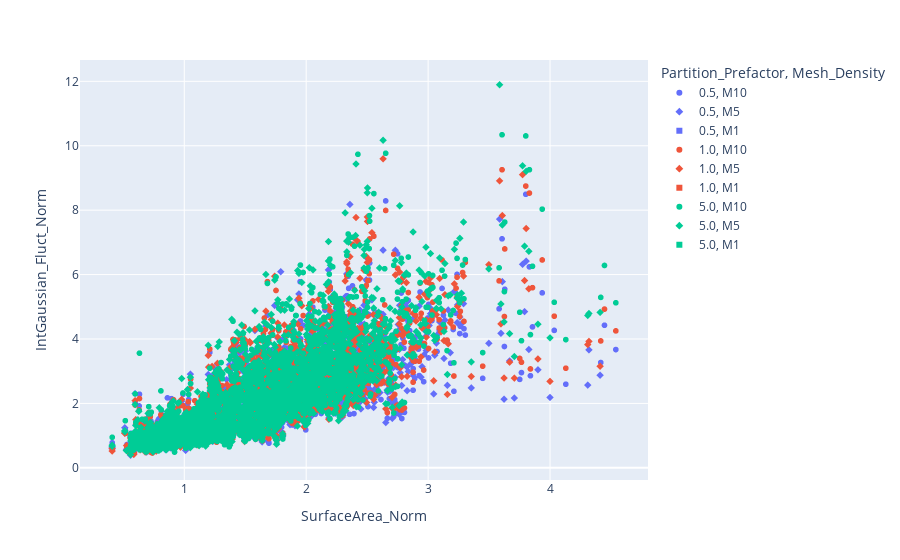

Notebook code cell kept with this figure:
### Code cell
px.scatter(results_norm, x='SurfaceArea_Norm', y='IntGaussian_Fluct_Norm', color='Partition_Prefactor', symbol='Mesh_Density', hover_name='Scan_ID')

### Figure 1 — Plotly figure (JSON) as saved in the notebook; plotly's stock layout.template omitted (floating-point values rounded to 4 significant figures; data arrays with more than 128 entries replaced by an {"elided": "..."} marker saying what was removed)
{"data": [{"hovertemplate": "<b>%{hovertext}</b><br><br>Partition_Prefactor=0.5<br>Mesh_Density=M10<br>SurfaceArea_Norm=%{x}<br>IntGaussian_Fluct_Norm=%{y}<extra></extra>", "hovertext": {"elided": "1969 str values"}, "legendgroup": "0.5, M10", "marker": {"color": "#636efa", "symbol": "circle"}, "mode": "markers", "name": "0.5, M10", "showlegend": true, "type": "scattergl", "x": {"elided": "1969 float values"}, "xaxis": "x", "y": {"elided": "1969 float values"}, "yaxis": "y"}, {"hovertemplate": "<b>%{hovertext}</b><br><br>Partition_Prefactor=0.5<br>Mesh_Density=M5<br>SurfaceArea_Norm=%{x}<br>IntGaussian_Fluct_Norm=%{y}<extra></extra>", "hovertext": {"elided": "1969 str values"}, "legendgroup": "0.5, M5", "marker": {"color": "#636efa", "symbol": "diamond"}, "mode": "markers", "name": "0.5, M5", "showlegend": true, "type": "scattergl", "x": {"elided": "1969 float values"}, "xaxis": "x", "y": {"elided": "1969 float values"}, "yaxis": "y"}, {"hovertemplate": "<b>%{hovertext}</b><br><br>Partition_Prefactor=0.5<br>Mesh_Density=M1<br>SurfaceArea_Norm=%{x}<br>IntGaussian_Fluct_Norm=%{y}<extra></extra>", "hovertext": ["CT1_1", "CT1_2", "CT1_3", "CT1_4", "CT1_5", "CT1_6", "CT2_1", "CT2_2", "CT2_3", "CT2_4", "CT2_5", "CT2_6", "CT2_7", "CT2_8", "CT2_9", "CT4_1", "CT4_2", "CT4_3", "CT4_4", "CT4_5", "CT4_6", "CT4_7", "CT4_8", "CT4_9", "CT5_1", "CT5_2", "CT5_3", "CT5_4", "CT5_5", "CT5_6", "CT5_7", "CT5_8", "CT5_9", "CT6_1", "CT6_2", "CT6_3", "CT6_4", "CT6_5", "CT6_6", "CT6_7", "CT6_9"], "legendgroup": "0.5, M1", "marker": {"color": "#636efa", "symbol": "square"}, "mode": "markers", "name": "0.5, M1", "showlegend": true, "type": "scattergl", "x": [NaN, NaN, NaN, NaN, NaN, NaN, NaN, NaN, NaN, NaN, NaN, NaN, NaN, NaN, NaN, NaN, NaN, NaN, NaN, NaN, NaN, NaN, NaN, NaN, NaN, NaN, NaN, NaN, NaN, NaN, NaN, NaN, NaN, NaN, NaN, NaN, NaN, NaN, NaN, NaN, NaN], "xaxis": "x", "y": [NaN, NaN, NaN, NaN, NaN, NaN, NaN, NaN, NaN, NaN, NaN, NaN, NaN, NaN, NaN, NaN, NaN, NaN, NaN, NaN, NaN, NaN, NaN, NaN, NaN, NaN, NaN, NaN, NaN, NaN, NaN, NaN, NaN, NaN, NaN, NaN, NaN, NaN, NaN, NaN, NaN], "yaxis": "y"}, {"hovertemplate": "<b>%{hovertext}</b><br><br>Partition_Prefactor=1.0<br>Mesh_Density=M10<br>SurfaceArea_Norm=%{x}<br>IntGaussian_Fluct_Norm=%{y}<extra></extra>", "hovertext": {"elided": "1969 str values"}, "legendgroup": "1.0, M10", "marker": {"color": "#EF553B", "symbol": "circle"}, "mode": "markers", "name": "1.0, M10", "showlegend": true, "type": "scattergl", "x": {"elided": "1969 float values"}, "xaxis": "x", "y": {"elided": "1969 float values"}, "yaxis": "y"}, {"hovertemplate": "<b>%{hovertext}</b><br><br>Partition_Prefactor=1.0<br>Mesh_Density=M5<br>SurfaceArea_Norm=%{x}<br>IntGaussian_Fluct_Norm=%{y}<extra></extra>", "hovertext": {"elided": "1969 str values"}, "legendgroup": "1.0, M5", "marker": {"color": "#EF553B", "symbol": "diamond"}, "mode": "markers", "name": "1.0, M5", "showlegend": true, "type": "scattergl", "x": {"elided": "1969 float values"}, "xaxis": "x", "y": {"elided": "1969 float values"}, "yaxis": "y"}, {"hovertemplate": "<b>%{hovertext}</b><br><br>Partition_Prefactor=1.0<br>Mesh_Density=M1<br>SurfaceArea_Norm=%{x}<br>IntGaussian_Fluct_Norm=%{y}<extra></extra>", "hovertext": ["CT1_1", "CT1_2", "CT1_3", "CT1_4", "CT1_5", "CT1_6", "CT2_1", "CT2_2", "CT2_3", "CT2_4", "CT2_5", "CT2_6", "CT2_7", "CT2_8", "CT2_9", "CT4_1", "CT4_2", "CT4_3", "CT4_4", "CT4_5", "CT4_6", "CT4_7", "CT4_8", "CT4_9", "CT5_1", "CT5_2", "CT5_3", "CT5_4", "CT5_5", "CT5_6", "CT5_7", "CT5_8", "CT5_9", "CT6_1", "CT6_2", "CT6_3", "CT6_4", "CT6_5", "CT6_6", "CT6_7", "CT6_9"], "legendgroup": "1.0, M1", "marker": {"color": "#EF553B", "symbol": "square"}, "mode": "markers", "name": "1.0, M1", "showlegend": true, "type": "scattergl", "x": [NaN, NaN, NaN, NaN, NaN, NaN, NaN, NaN, NaN, NaN, NaN, NaN, NaN, NaN, NaN, NaN, NaN, NaN, NaN, NaN, NaN, NaN, NaN, NaN, NaN, NaN, NaN, NaN, NaN, NaN, NaN, NaN, NaN, NaN, NaN, NaN, NaN, NaN, NaN, NaN, NaN], "xaxis": "x", "y": [NaN, NaN, NaN, NaN, NaN, NaN, NaN, NaN, NaN, NaN, NaN, NaN, NaN, NaN, NaN, NaN, NaN, NaN, NaN, NaN, NaN, NaN, NaN, NaN, NaN, NaN, NaN, NaN, NaN, NaN, NaN, NaN, NaN, NaN, NaN, NaN, NaN, NaN, NaN, NaN, NaN], "yaxis": "y"}, {"hovertemplate": "<b>%{hovertext}</b><br><br>Partition_Prefactor=5.0<br>Mesh_Density=M10<br>SurfaceArea_Norm=%{x}<br>IntGaussian_Fluct_Norm=%{y}<extra></extra>", "hovertext": {"elided": "1969 str values"}, "legendgroup": "5.0, M10", "marker": {"color": "#00cc96", "symbol": "circle"}, "mode": "markers", "name": "5.0, M10", "showlegend": true, "type": "scattergl", "x": {"elided": "1969 float values"}, "xaxis": "x", "y": {"elided": "1969 float values"}, "yaxis": "y"}, {"hovertemplate": "<b>%{hovertext}</b><br><br>Partition_Prefactor=5.0<br>Mesh_Density=M5<br>SurfaceArea_Norm=%{x}<br>IntGaussian_Fluct_Norm=%{y}<extra></extra>", "hovertext": {"elided": "1969 str values"}, "legendgroup": "5.0, M5", "marker": {"color": "#00cc96", "symbol": "diamond"}, "mode": "markers", "name": "5.0, M5", "showlegend": true, "type": "scattergl", "x": {"elided": "1969 float values"}, "xaxis": "x", "y": {"elided": "1969 float values"}, "yaxis": "y"}, {"hovertemplate": "<b>%{hovertext}</b><br><br>Partition_Prefactor=5.0<br>Mesh_Density=M1<br>SurfaceArea_Norm=%{x}<br>IntGaussian_Fluct_Norm=%{y}<extra></extra>", "hovertext": ["CT1_1", "CT1_2", "CT1_3", "CT1_4", "CT1_5", "CT1_6", "CT2_1", "CT2_2", "CT2_3", "CT2_4", "CT2_5", "CT2_6", "CT2_7", "CT2_8", "CT2_9", "CT4_1", "CT4_2", "CT4_3", "CT4_4", "CT4_5", "CT4_6", "CT4_7", "CT4_8", "CT4_9", "CT5_1", "CT5_2", "CT5_3", "CT5_4", "CT5_5", "CT5_6", "CT5_7", "CT5_8", "CT5_9", "CT6_1", "CT6_2", "CT6_3", "CT6_4", "CT6_5", "CT6_6", "CT6_7", "CT6_9"], "legendgroup": "5.0, M1", "marker": {"color": "#00cc96", "symbol": "square"}, "mode": "markers", "name": "5.0, M1", "showlegend": true, "type": "scattergl", "x": [NaN, NaN, NaN, NaN, NaN, NaN, NaN, NaN, NaN, NaN, NaN, NaN, NaN, NaN, NaN, NaN, NaN, NaN, NaN, NaN, NaN, NaN, NaN, NaN, NaN, NaN, NaN, NaN, NaN, NaN, NaN, NaN, NaN, NaN, NaN, NaN, NaN, NaN, NaN, NaN, NaN], "xaxis": "x", "y": [NaN, NaN, NaN, NaN, NaN, NaN, NaN, NaN, NaN, NaN, NaN, NaN, NaN, NaN, NaN, NaN, NaN, NaN, NaN, NaN, NaN, NaN, NaN, NaN, NaN, NaN, NaN, NaN, NaN, NaN, NaN, NaN, NaN, NaN, NaN, NaN, NaN, NaN, NaN, NaN, NaN], "yaxis": "y"}], "layout": {"legend": {"title": {"text": "Partition_Prefactor, Mesh_Density"}, "tracegroupgap": 0}, "margin": {"t": 60}, "xaxis": {"anchor": "y", "domain": [0, 1], "title": {"text": "SurfaceArea_Norm"}}, "yaxis": {"anchor": "x", "domain": [0, 1], "title": {"text": "IntGaussian_Fluct_Norm"}}}}
